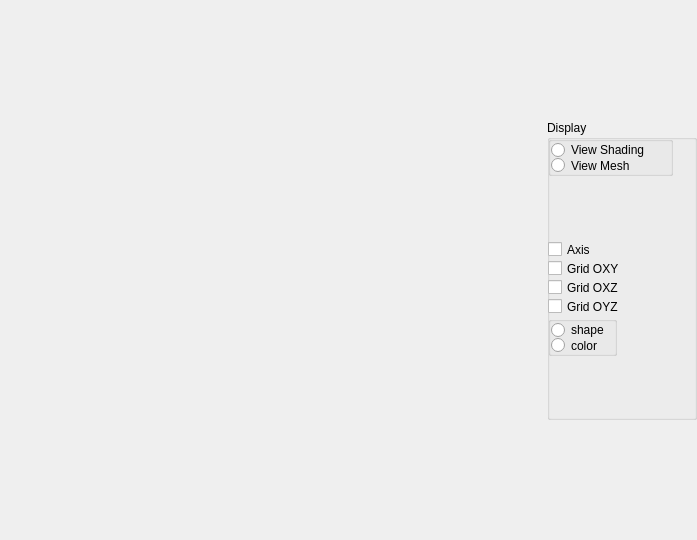
<?xml version="1.0" encoding="UTF-8"?>
<ui version="4.0">
 <class>ThreeDDialog</class>
 <widget class="QDialog" name="ThreeDDialog">
  <property name="geometry">
   <rect>
    <x>0</x>
    <y>0</y>
    <width>697</width>
    <height>540</height>
   </rect>
  </property>
  <property name="windowTitle">
   <string>Dialog</string>
  </property>
  <layout class="QHBoxLayout" name="horizontalLayout">
   <property name="spacing">
    <number>0</number>
   </property>
   <property name="leftMargin">
    <number>0</number>
   </property>
   <property name="topMargin">
    <number>0</number>
   </property>
   <property name="rightMargin">
    <number>0</number>
   </property>
   <property name="bottomMargin">
    <number>0</number>
   </property>
   <item>
    <widget class="QWidget" name="widgetThreeD" native="true"/>
   </item>
   <item>
    <widget class="QGroupBox" name="groupDisplay">
     <property name="sizePolicy">
      <sizepolicy hsizetype="Fixed" vsizetype="Fixed">
       <horstretch>0</horstretch>
       <verstretch>0</verstretch>
      </sizepolicy>
     </property>
     <property name="maximumSize">
      <size>
       <width>150</width>
       <height>300</height>
      </size>
     </property>
     <property name="layoutDirection">
      <enum>Qt::LeftToRight</enum>
     </property>
     <property name="title">
      <string>Display</string>
     </property>
     <property name="alignment">
      <set>Qt::AlignLeading|Qt::AlignLeft|Qt::AlignTop</set>
     </property>
     <widget class="QCheckBox" name="chkOXY">
      <property name="geometry">
       <rect>
        <x>1</x>
        <y>139</y>
        <width>91</width>
        <height>19</height>
       </rect>
      </property>
      <property name="text">
       <string>Grid OXY</string>
      </property>
     </widget>
     <widget class="QCheckBox" name="chkOYZ">
      <property name="geometry">
       <rect>
        <x>1</x>
        <y>177</y>
        <width>91</width>
        <height>19</height>
       </rect>
      </property>
      <property name="text">
       <string>Grid OYZ</string>
      </property>
     </widget>
     <widget class="QCheckBox" name="chkAxis">
      <property name="geometry">
       <rect>
        <x>1</x>
        <y>120</y>
        <width>59</width>
        <height>19</height>
       </rect>
      </property>
      <property name="text">
       <string>Axis</string>
      </property>
     </widget>
     <widget class="QCheckBox" name="chkOXZ">
      <property name="geometry">
       <rect>
        <x>1</x>
        <y>158</y>
        <width>91</width>
        <height>19</height>
       </rect>
      </property>
      <property name="text">
       <string>Grid OXZ</string>
      </property>
     </widget>
     <widget class="QGroupBox" name="grpView">
      <property name="geometry">
       <rect>
        <x>1</x>
        <y>16</y>
        <width>125</width>
        <height>40</height>
       </rect>
      </property>
      <property name="title">
       <string/>
      </property>
      <layout class="QVBoxLayout" name="verticalLayout">
       <property name="spacing">
        <number>0</number>
       </property>
       <property name="leftMargin">
        <number>0</number>
       </property>
       <property name="topMargin">
        <number>0</number>
       </property>
       <property name="rightMargin">
        <number>0</number>
       </property>
       <property name="bottomMargin">
        <number>0</number>
       </property>
       <item>
        <widget class="QRadioButton" name="rbViewShading">
         <property name="text">
          <string>View Shading</string>
         </property>
        </widget>
       </item>
       <item>
        <widget class="QRadioButton" name="rbViewMesh">
         <property name="text">
          <string>View Mesh</string>
         </property>
        </widget>
       </item>
      </layout>
     </widget>
     <widget class="QGroupBox" name="grpType">
      <property name="geometry">
       <rect>
        <x>1</x>
        <y>196</y>
        <width>69</width>
        <height>40</height>
       </rect>
      </property>
      <property name="title">
       <string/>
      </property>
      <layout class="QVBoxLayout" name="verticalLayout_2">
       <property name="spacing">
        <number>0</number>
       </property>
       <property name="leftMargin">
        <number>0</number>
       </property>
       <property name="topMargin">
        <number>0</number>
       </property>
       <property name="rightMargin">
        <number>0</number>
       </property>
       <property name="bottomMargin">
        <number>0</number>
       </property>
       <item>
        <widget class="QRadioButton" name="rbShape">
         <property name="text">
          <string>shape</string>
         </property>
        </widget>
       </item>
       <item>
        <widget class="QRadioButton" name="rbColor">
         <property name="text">
          <string>color</string>
         </property>
        </widget>
       </item>
      </layout>
     </widget>
    </widget>
   </item>
  </layout>
 </widget>
 <resources/>
 <connections/>
</ui>
